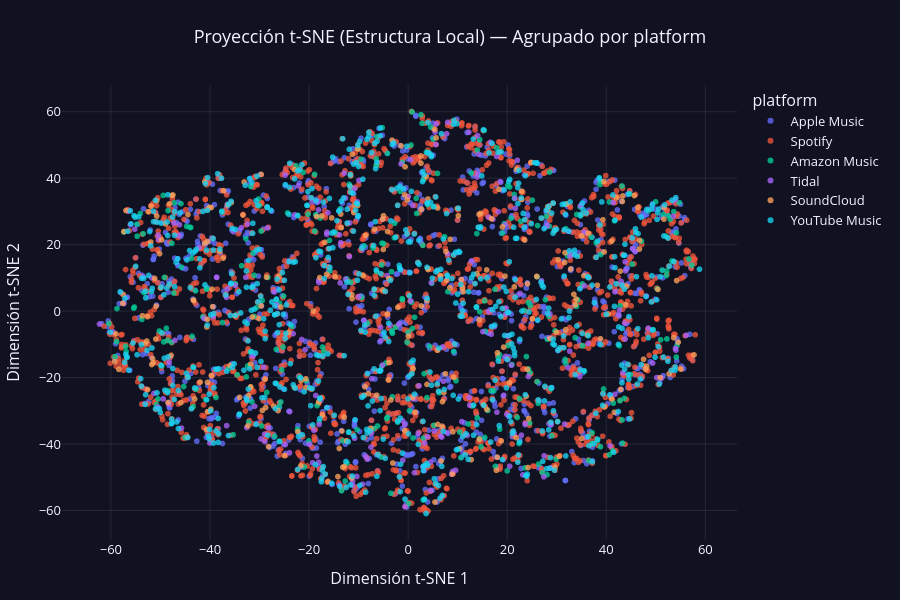

Notebook code for this chart:
### Markdown cell above
<div style="border-bottom:2px solid #d5e3ec;padding:18px 0 9px;margin-top:25px;font-family:Arial,sans-serif"><span style="color:#1786a2;font-weight:bold;font-size:13px;letter-spacing:2px">SECCIÓN 02</span><h2 style="color:#122b44;margin:5px 0 4px;font-size:24px">Usuarios según plataforma</h2></div>

### Code cell
red_model.graficar("platform", "Proyección t-SNE (Estructura Local) — Agrupado por platform").show()

### Figure 1 — Plotly figure (JSON) as saved in the notebook; plotly's stock layout.template omitted (floating-point values rounded to 4 significant figures; data arrays with more than 128 entries replaced by an {"elided": "..."} marker saying what was removed)
{"data": [{"hovertemplate": "platform=Apple Music<br>Dimensión t-SNE 1=%{x}<br>Dimensión t-SNE 2=%{y}<extra></extra>", "legendgroup": "Apple Music", "marker": {"color": "#636EFA", "opacity": 0.78, "symbol": "circle", "line": {"width": 0}, "size": 6}, "mode": "markers", "name": "Apple Music", "showlegend": true, "x": {"elided": "906 float values"}, "xaxis": "x", "y": {"elided": "906 float values"}, "yaxis": "y", "type": "scattergl"}, {"hovertemplate": "platform=Spotify<br>Dimensión t-SNE 1=%{x}<br>Dimensión t-SNE 2=%{y}<extra></extra>", "legendgroup": "Spotify", "marker": {"color": "#EF553B", "opacity": 0.78, "symbol": "circle", "line": {"width": 0}, "size": 6}, "mode": "markers", "name": "Spotify", "showlegend": true, "x": {"elided": "1591 float values"}, "xaxis": "x", "y": {"elided": "1591 float values"}, "yaxis": "y", "type": "scattergl"}, {"hovertemplate": "platform=Amazon Music<br>Dimensión t-SNE 1=%{x}<br>Dimensión t-SNE 2=%{y}<extra></extra>", "legendgroup": "Amazon Music", "marker": {"color": "#00CC96", "opacity": 0.78, "symbol": "circle", "line": {"width": 0}, "size": 6}, "mode": "markers", "name": "Amazon Music", "showlegend": true, "x": {"elided": "315 float values"}, "xaxis": "x", "y": {"elided": "315 float values"}, "yaxis": "y", "type": "scattergl"}, {"hovertemplate": "platform=Tidal<br>Dimensión t-SNE 1=%{x}<br>Dimensión t-SNE 2=%{y}<extra></extra>", "legendgroup": "Tidal", "marker": {"color": "#AB63FA", "opacity": 0.78, "symbol": "circle", "line": {"width": 0}, "size": 6}, "mode": "markers", "name": "Tidal", "showlegend": true, "x": {"elided": "221 float values"}, "xaxis": "x", "y": {"elided": "221 float values"}, "yaxis": "y", "type": "scattergl"}, {"hovertemplate": "platform=SoundCloud<br>Dimensión t-SNE 1=%{x}<br>Dimensión t-SNE 2=%{y}<extra></extra>", "legendgroup": "SoundCloud", "marker": {"color": "#FFA15A", "opacity": 0.78, "symbol": "circle", "line": {"width": 0}, "size": 6}, "mode": "markers", "name": "SoundCloud", "showlegend": true, "x": {"elided": "278 float values"}, "xaxis": "x", "y": {"elided": "278 float values"}, "yaxis": "y", "type": "scattergl"}, {"hovertemplate": "platform=YouTube Music<br>Dimensión t-SNE 1=%{x}<br>Dimensión t-SNE 2=%{y}<extra></extra>", "legendgroup": "YouTube Music", "marker": {"color": "#19D3F3", "opacity": 0.78, "symbol": "circle", "line": {"width": 0}, "size": 6}, "mode": "markers", "name": "YouTube Music", "showlegend": true, "x": {"elided": "689 float values"}, "xaxis": "x", "y": {"elided": "689 float values"}, "yaxis": "y", "type": "scattergl"}], "layout": {"xaxis": {"anchor": "y", "domain": [0.0, 1.0], "title": {"text": "Dimensión t-SNE 1"}, "gridcolor": "rgba(255,255,255,0.09)", "zeroline": false}, "yaxis": {"anchor": "x", "domain": [0.0, 1.0], "title": {"text": "Dimensión t-SNE 2"}, "gridcolor": "rgba(255,255,255,0.09)", "zeroline": false}, "legend": {"title": {"text": "platform"}, "tracegroupgap": 0}, "title": {"text": "Proyección t-SNE (Estructura Local) — Agrupado por platform", "x": 0.5}, "font": {"size": 13, "color": "#F5F3FF"}, "margin": {"l": 55, "r": 35, "t": 85, "b": 60}, "height": 600, "autosize": true, "paper_bgcolor": "#101222", "plot_bgcolor": "#101222"}}
